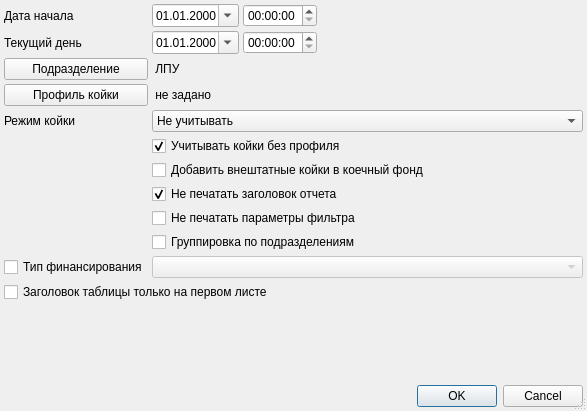
<?xml version="1.0" encoding="UTF-8"?>
<ui version="4.0">
 <class>ReportMovingAndBedsSetupDialog</class>
 <widget class="QDialog" name="ReportMovingAndBedsSetupDialog">
  <property name="windowModality">
   <enum>Qt::ApplicationModal</enum>
  </property>
  <property name="geometry">
   <rect>
    <x>0</x>
    <y>0</y>
    <width>587</width>
    <height>411</height>
   </rect>
  </property>
  <property name="windowTitle">
   <string>параметры отчёта</string>
  </property>
  <property name="sizeGripEnabled">
   <bool>true</bool>
  </property>
  <layout class="QGridLayout" name="gridLayout">
   <property name="margin">
    <number>4</number>
   </property>
   <property name="spacing">
    <number>4</number>
   </property>
   <item row="14" column="0" colspan="4">
    <widget class="QDialogButtonBox" name="buttonBox">
     <property name="orientation">
      <enum>Qt::Horizontal</enum>
     </property>
     <property name="standardButtons">
      <set>QDialogButtonBox::Cancel|QDialogButtonBox::Ok</set>
     </property>
    </widget>
   </item>
   <item row="10" column="1" colspan="3">
    <widget class="QCheckBox" name="chkIsGroupingOS">
     <property name="text">
      <string>Группировка по подразделениям</string>
     </property>
    </widget>
   </item>
   <item row="13" column="0">
    <spacer>
     <property name="orientation">
      <enum>Qt::Vertical</enum>
     </property>
     <property name="sizeHint" stdset="0">
      <size>
       <width>129</width>
       <height>20</height>
      </size>
     </property>
    </spacer>
   </item>
   <item row="0" column="0">
    <widget class="QLabel" name="lblBegDate">
     <property name="text">
      <string>Дата начала</string>
     </property>
    </widget>
   </item>
   <item row="0" column="1">
    <widget class="CDateEdit" name="edtBegDate">
     <property name="displayFormat">
      <string>dd.MM.yyyy</string>
     </property>
     <property name="calendarPopup">
      <bool>true</bool>
     </property>
    </widget>
   </item>
   <item row="2" column="1" colspan="3">
    <widget class="QLabel" name="lblOrgStructureList">
     <property name="text">
      <string> ЛПУ</string>
     </property>
     <property name="wordWrap">
      <bool>true</bool>
     </property>
    </widget>
   </item>
   <item row="6" column="1" colspan="3">
    <widget class="QCheckBox" name="chkNoProfileBed">
     <property name="text">
      <string>Учитывать койки без профиля</string>
     </property>
     <property name="checked">
      <bool>true</bool>
     </property>
    </widget>
   </item>
   <item row="1" column="1">
    <widget class="CDateEdit" name="edtEndDate">
     <property name="sizePolicy">
      <sizepolicy hsizetype="Maximum" vsizetype="Fixed">
       <horstretch>0</horstretch>
       <verstretch>0</verstretch>
      </sizepolicy>
     </property>
     <property name="displayFormat">
      <string>dd.MM.yyyy</string>
     </property>
     <property name="calendarPopup">
      <bool>true</bool>
     </property>
    </widget>
   </item>
   <item row="11" column="0">
    <widget class="QCheckBox" name="chkFinance">
     <property name="enabled">
      <bool>true</bool>
     </property>
     <property name="text">
      <string>Тип финансирования</string>
     </property>
     <property name="checkable">
      <bool>true</bool>
     </property>
    </widget>
   </item>
   <item row="1" column="2">
    <widget class="QTimeEdit" name="edtTimeEdit"/>
   </item>
   <item row="1" column="3">
    <spacer name="horizontalSpacer">
     <property name="orientation">
      <enum>Qt::Horizontal</enum>
     </property>
     <property name="sizeHint" stdset="0">
      <size>
       <width>56</width>
       <height>20</height>
      </size>
     </property>
    </spacer>
   </item>
   <item row="7" column="1" colspan="3">
    <widget class="QCheckBox" name="chkIsPermanentBed">
     <property name="text">
      <string>Добавить внештатные койки в коечный фонд</string>
     </property>
    </widget>
   </item>
   <item row="1" column="0">
    <widget class="QLabel" name="lblEndDate">
     <property name="text">
      <string>Текущий день</string>
     </property>
    </widget>
   </item>
   <item row="0" column="2">
    <widget class="QTimeEdit" name="edtBegTime"/>
   </item>
   <item row="8" column="1" colspan="3">
    <widget class="QCheckBox" name="chkNoPrintCaption">
     <property name="text">
      <string>Не печатать заголовок отчета</string>
     </property>
     <property name="checked">
      <bool>true</bool>
     </property>
    </widget>
   </item>
   <item row="11" column="1" colspan="3">
    <widget class="CCheckableComboBox" name="cmbFinance">
     <property name="enabled">
      <bool>false</bool>
     </property>
    </widget>
   </item>
   <item row="9" column="1" colspan="3">
    <widget class="QCheckBox" name="chkNoPrintFilterParameters">
     <property name="text">
      <string>Не печатать параметры фильтра</string>
     </property>
    </widget>
   </item>
   <item row="2" column="0">
    <widget class="QPushButton" name="btnOrgStructureList">
     <property name="text">
      <string>Подразделение</string>
     </property>
    </widget>
   </item>
   <item row="4" column="1" colspan="3">
    <widget class="QLabel" name="lblHospitalBedProfileList">
     <property name="text">
      <string> не задано</string>
     </property>
     <property name="wordWrap">
      <bool>true</bool>
     </property>
    </widget>
   </item>
   <item row="4" column="0">
    <widget class="QPushButton" name="btnHospitalBedProfileList">
     <property name="text">
      <string>Профиль койки</string>
     </property>
    </widget>
   </item>
   <item row="5" column="0">
    <widget class="QLabel" name="lblSchedule">
     <property name="text">
      <string>Режим койки</string>
     </property>
    </widget>
   </item>
   <item row="5" column="1" colspan="3">
    <widget class="QComboBox" name="cmbSchedule">
     <item>
      <property name="text">
       <string>Не учитывать</string>
      </property>
     </item>
     <item>
      <property name="text">
       <string>Круглосуточные</string>
      </property>
     </item>
     <item>
      <property name="text">
       <string>Не круглосуточные</string>
      </property>
     </item>
    </widget>
   </item>
   <item row="12" column="0" colspan="4">
    <widget class="QCheckBox" name="chkTableHeaderOnlyFirstPage">
     <property name="text">
      <string>Заголовок таблицы только на первом листе</string>
     </property>
    </widget>
   </item>
  </layout>
 </widget>
 <customwidgets>
  <customwidget>
   <class>CDateEdit</class>
   <extends>QDateEdit</extends>
   <header>library/DateEdit</header>
  </customwidget>
  <customwidget>
   <class>CCheckableComboBox</class>
   <extends>QComboBox</extends>
   <header>Reports/Utils.h</header>
  </customwidget>
 </customwidgets>
 <tabstops>
  <tabstop>edtBegDate</tabstop>
  <tabstop>edtBegTime</tabstop>
  <tabstop>edtEndDate</tabstop>
  <tabstop>edtTimeEdit</tabstop>
  <tabstop>btnOrgStructureList</tabstop>
  <tabstop>btnHospitalBedProfileList</tabstop>
  <tabstop>cmbSchedule</tabstop>
  <tabstop>chkNoProfileBed</tabstop>
  <tabstop>chkIsPermanentBed</tabstop>
  <tabstop>chkNoPrintCaption</tabstop>
  <tabstop>chkNoPrintFilterParameters</tabstop>
  <tabstop>chkIsGroupingOS</tabstop>
  <tabstop>chkFinance</tabstop>
  <tabstop>cmbFinance</tabstop>
  <tabstop>buttonBox</tabstop>
 </tabstops>
 <resources/>
 <connections>
  <connection>
   <sender>buttonBox</sender>
   <signal>accepted()</signal>
   <receiver>ReportMovingAndBedsSetupDialog</receiver>
   <slot>accept()</slot>
   <hints>
    <hint type="sourcelabel">
     <x>112</x>
     <y>177</y>
    </hint>
    <hint type="destinationlabel">
     <x>102</x>
     <y>90</y>
    </hint>
   </hints>
  </connection>
  <connection>
   <sender>buttonBox</sender>
   <signal>rejected()</signal>
   <receiver>ReportMovingAndBedsSetupDialog</receiver>
   <slot>reject()</slot>
   <hints>
    <hint type="sourcelabel">
     <x>225</x>
     <y>177</y>
    </hint>
    <hint type="destinationlabel">
     <x>236</x>
     <y>76</y>
    </hint>
   </hints>
  </connection>
 </connections>
</ui>
